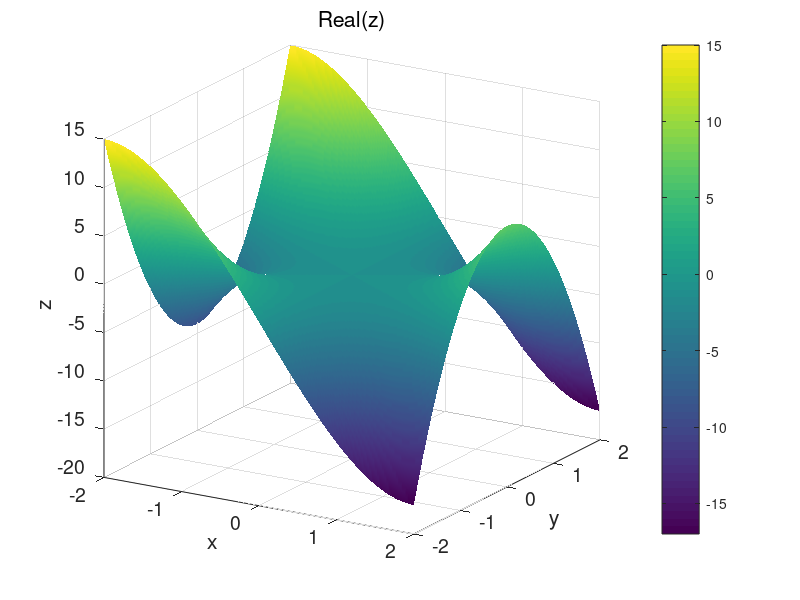
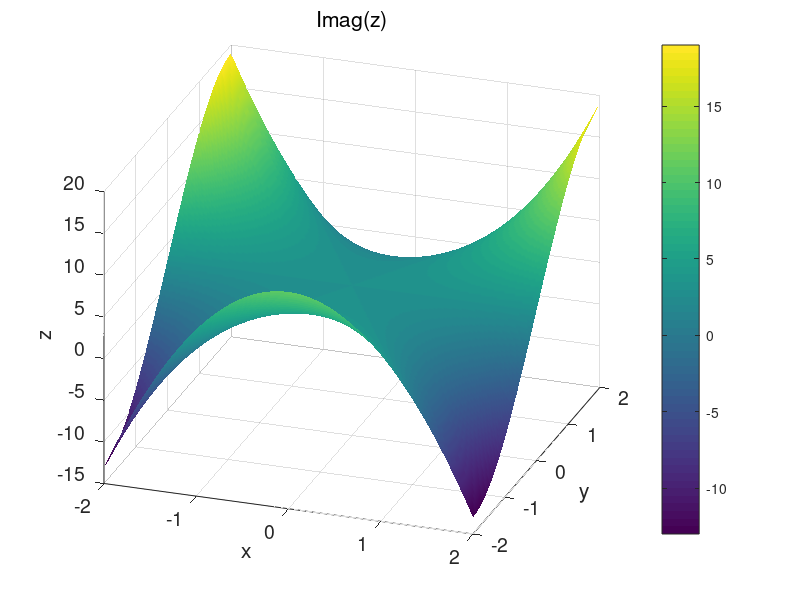
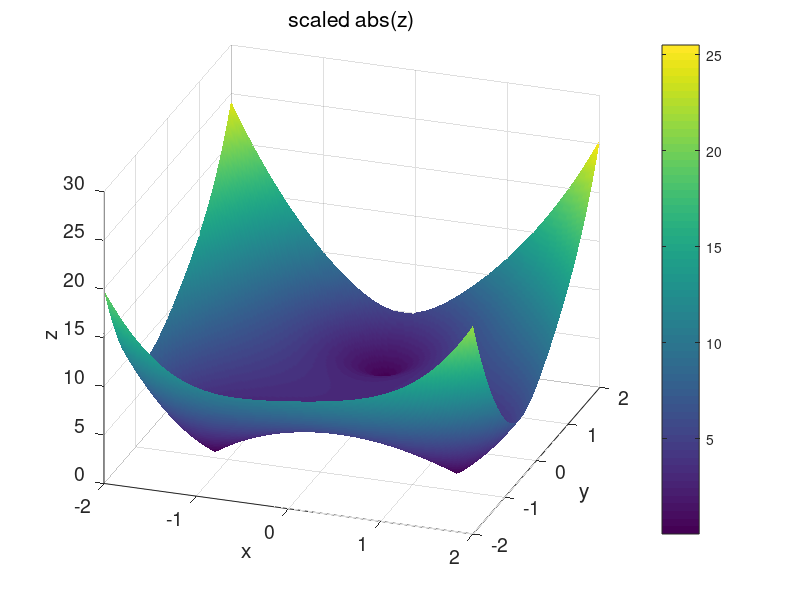
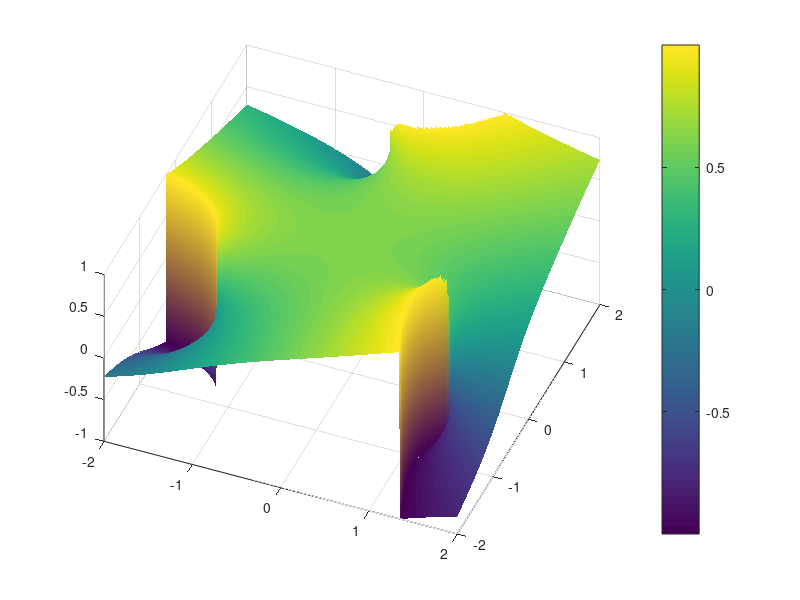

MATLAB code to generate these figures, in order: (Note: this script raises an error after producing the figures.)
% mathComplex3.m

% Visualization of a complex valued function
% The phase of the complex function is displayed using colors
% The calculation for the plots may take more than 100 seconds.

% DOING PHYSICS WITH MATLAB 
%    ../mphome.htm

% Matlab Version 2018a / 180915

% Ian Cooper
% email: ian.cooper@sydney.edu.au
% School of Physics, University of Sydney

% John A Sims 
% email: john.sims@ufabc.edu.br
% Biomedical Engineering Department
% Federal University of ABC   Sao Bernardo Campus Brasil


close all
clear
clc

N = 200;
x = linspace(-2,2,N);
y = x;


[xx, yy] = meshgrid(x,y);

zz = (xx+ 1j.*yy).^3 - 1 + 1j*3;
%zz = (xx+ 1j.*yy).^3 + 5;
zzR = real(zz); zzI = imag(zz);
zzA = abs(zz); zzP = angle(zz)./pi;


figure(1)
  pos = [0.02 0.5 0.3 0.3];
  set(gcf,'Units','normalized');
  set(gcf,'Position',pos);
  set(gcf,'color','w');
  
  xP = xx; yP = yy; zP = zzR;
  surf(xP,yP,zP)
  view(31,18)
  shading interp
  colorbar
  set(gca,'xtick',-2:1:2)
  set(gca,'ytick',-2:1:2)
  grid on
  xlabel('x')
  ylabel('y')
  zlabel('z')
  title('Real(z)','fontweight','normal')
  set(gca,'fontsize',14)
  

  figure(2)
  pos = [0.33 0.5 0.3 0.3];
  set(gcf,'Units','normalized');
  set(gcf,'Position',pos);
  set(gcf,'color','w');
  
  xP = xx; yP = yy; zP = zzI;
  surf(xP,yP,zP)
  view(19,28)
  shading interp
  colorbar
  set(gca,'xtick',-2:1:2)
  set(gca,'ytick',-2:1:2)
  grid on
  xlabel('x')
  ylabel('y')
  zlabel('z')
  title('Imag(z)','fontweight','normal')
  set(gca,'fontsize',14)
  
  
figure(3)
  pos = [0.65 0.5 0.3 0.3];
  set(gcf,'Units','normalized');
  set(gcf,'Position',pos);
  set(gcf,'color','w');
  
  sF = 1;   % scaling factor
  xP = xx; yP = yy; zP = zzA.^sF;
  surf(xP,yP,zP)
  view(19,28)
  shading interp
  colorbar
  set(gca,'xtick',-2:1:2)
  set(gca,'ytick',-2:1:2)
  grid on
  xlabel('x')
  ylabel('y')
  zlabel('z')
  title('scaled abs(z)','fontweight','normal')
  set(gca,'fontsize',14)

  
figure(4)
  pos = [0.02 0.05 0.3 0.3];
  set(gcf,'Units','normalized');
  set(gcf,'Position',pos);
  set(gcf,'color','w');
  
  xP = xx; yP = yy; zP = zzP;
  surf(xP,yP,zP)
  view(22,56)
  shading interp
  HH = colorbar;
  set(HH,'Ticks',-1:0.25:1)
  set(HH,'Limits',[-1.1 1.1])
  set(gca,'xtick',-2:1:2)
  set(gca,'ytick',-2:1:2)
  grid on
  xlabel('x')
  ylabel('y')
  zlabel('z')
  title('phase(z)  [ rad/\pi ]','fontweight','normal')
  set(gca,'fontsize',14)
 
figure(5)
  pos = [0.33 0.05 0.25 0.3];
  set(gcf,'Units','normalized');
  set(gcf,'Position',pos);
  set(gcf,'color','w');
  
  s = 20;   % spacing of arrows
  P1 = xx(1:s:N,1:s:N); P2 = yy(1:s:N,1:s:N);
  P3 = zzR(1:s:N,1:s:N); P4 = zzI(1:s:N,1:s:N);
  HH = quiver(P1,P2,P3,P4);
  set(HH,'LineWidth',1,'MaxHeadSize',1,'AutoScaleFactor',1.5)
  set(gca,'xlim',[-2.5,2.5])
  set(gca,'ylim',[-2.5,2.5])
  axis square
  xlabel('x')
  ylabel('y')
  title('Vector Field','fontweight','normal')
  set(gca,'fontsize',14)
  set(gca,'fontsize',14) 
  
figure(6)
  pos = [0.65 0.05 0.25 0.3];
  set(gcf,'Units','normalized');
  set(gcf,'Position',pos);
  set(gcf,'color','w');
  
  xP = xx; yP = yy; zP = zzA; v = 1:1:10;
 % contourf(xP,yP,zP,20,'ShowText','off');
  contourf(xP,yP,zP,v,'ShowText','on');
  shading interp
  colorbar
  hold on
  
  % plot unit circle with centre (0, 0)
  t = linspace(0,2*pi,200); R = sqrt(2);
  plot(R.*cos(t),R.*sin(t),'r','linewidth',2)
  
  set(gca,'xtick',-2:1:2)
  set(gca,'ytick',-2:1:2)
  grid on
  xlabel('x')
  ylabel('y')
  zlabel('z')
  title('abs(z)','fontweight','normal')
  axis square
  set(gca,'fontsize',14) 
